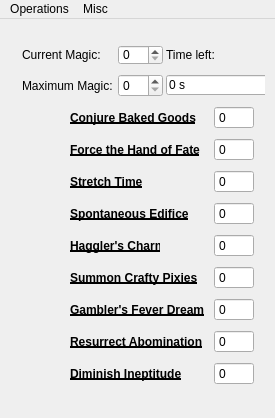
<?xml version="1.0" encoding="UTF-8"?>
<ui version="4.0">
 <class>GrimoireCalculatorClass</class>
 <widget class="QMainWindow" name="GrimoireCalculatorClass">
  <property name="geometry">
   <rect>
    <x>0</x>
    <y>0</y>
    <width>275</width>
    <height>418</height>
   </rect>
  </property>
  <property name="minimumSize">
   <size>
    <width>275</width>
    <height>418</height>
   </size>
  </property>
  <property name="maximumSize">
   <size>
    <width>275</width>
    <height>418</height>
   </size>
  </property>
  <property name="windowTitle">
   <string>GrimoireCalculator</string>
  </property>
  <widget class="QWidget" name="centralWidget">
   <widget class="QPushButton" name="pushButton_cost1">
    <property name="geometry">
     <rect>
      <x>10</x>
      <y>60</y>
      <width>37</width>
      <height>39</height>
     </rect>
    </property>
    <property name="text">
     <string/>
    </property>
    <property name="flat">
     <bool>true</bool>
    </property>
   </widget>
   <widget class="QPushButton" name="pushButton_cost2">
    <property name="geometry">
     <rect>
      <x>10</x>
      <y>96</y>
      <width>37</width>
      <height>39</height>
     </rect>
    </property>
    <property name="text">
     <string/>
    </property>
    <property name="flat">
     <bool>true</bool>
    </property>
   </widget>
   <widget class="QPushButton" name="pushButton_cost3">
    <property name="geometry">
     <rect>
      <x>10</x>
      <y>132</y>
      <width>37</width>
      <height>39</height>
     </rect>
    </property>
    <property name="text">
     <string/>
    </property>
    <property name="flat">
     <bool>true</bool>
    </property>
   </widget>
   <widget class="QPushButton" name="pushButton_cost4">
    <property name="geometry">
     <rect>
      <x>10</x>
      <y>168</y>
      <width>37</width>
      <height>39</height>
     </rect>
    </property>
    <property name="text">
     <string/>
    </property>
    <property name="flat">
     <bool>true</bool>
    </property>
   </widget>
   <widget class="QPushButton" name="pushButton_cost5">
    <property name="geometry">
     <rect>
      <x>10</x>
      <y>204</y>
      <width>37</width>
      <height>39</height>
     </rect>
    </property>
    <property name="text">
     <string/>
    </property>
    <property name="flat">
     <bool>true</bool>
    </property>
   </widget>
   <widget class="QPushButton" name="pushButton_cost6">
    <property name="geometry">
     <rect>
      <x>10</x>
      <y>240</y>
      <width>37</width>
      <height>39</height>
     </rect>
    </property>
    <property name="text">
     <string/>
    </property>
    <property name="flat">
     <bool>true</bool>
    </property>
   </widget>
   <widget class="QPushButton" name="pushButton_cost7">
    <property name="geometry">
     <rect>
      <x>10</x>
      <y>276</y>
      <width>37</width>
      <height>39</height>
     </rect>
    </property>
    <property name="text">
     <string/>
    </property>
    <property name="flat">
     <bool>true</bool>
    </property>
   </widget>
   <widget class="QPushButton" name="pushButton_cost8">
    <property name="geometry">
     <rect>
      <x>10</x>
      <y>312</y>
      <width>37</width>
      <height>39</height>
     </rect>
    </property>
    <property name="text">
     <string/>
    </property>
    <property name="flat">
     <bool>true</bool>
    </property>
   </widget>
   <widget class="QPushButton" name="pushButton_cost9">
    <property name="geometry">
     <rect>
      <x>10</x>
      <y>348</y>
      <width>37</width>
      <height>37</height>
     </rect>
    </property>
    <property name="text">
     <string/>
    </property>
    <property name="flat">
     <bool>true</bool>
    </property>
   </widget>
   <widget class="QWidget" name="layoutWidget">
    <property name="geometry">
     <rect>
      <x>11</x>
      <y>12</y>
      <width>254</width>
      <height>372</height>
     </rect>
    </property>
    <layout class="QGridLayout" name="gridLayout">
     <item row="0" column="0" colspan="2">
      <widget class="QLabel" name="label_current">
       <property name="text">
        <string>Current Magic:</string>
       </property>
      </widget>
     </item>
     <item row="0" column="2">
      <widget class="QSpinBox" name="spinBox_current">
       <property name="minimumSize">
        <size>
         <width>45</width>
         <height>0</height>
        </size>
       </property>
       <property name="maximumSize">
        <size>
         <width>45</width>
         <height>20</height>
        </size>
       </property>
       <property name="readOnly">
        <bool>false</bool>
       </property>
       <property name="buttonSymbols">
        <enum>QAbstractSpinBox::UpDownArrows</enum>
       </property>
       <property name="accelerated">
        <bool>true</bool>
       </property>
       <property name="maximum">
        <number>999</number>
       </property>
      </widget>
     </item>
     <item row="0" column="3" colspan="2">
      <widget class="QLabel" name="label_time">
       <property name="text">
        <string>Time left:</string>
       </property>
      </widget>
     </item>
     <item row="1" column="0" colspan="2">
      <widget class="QLabel" name="label_maximum">
       <property name="text">
        <string>Maximum Magic:</string>
       </property>
      </widget>
     </item>
     <item row="1" column="2">
      <widget class="QSpinBox" name="spinBox_maximum">
       <property name="minimumSize">
        <size>
         <width>45</width>
         <height>0</height>
        </size>
       </property>
       <property name="maximumSize">
        <size>
         <width>45</width>
         <height>16777215</height>
        </size>
       </property>
       <property name="accelerated">
        <bool>true</bool>
       </property>
       <property name="maximum">
        <number>999</number>
       </property>
      </widget>
     </item>
     <item row="1" column="3" colspan="2">
      <widget class="QLineEdit" name="lineEdit_time">
       <property name="minimumSize">
        <size>
         <width>111</width>
         <height>20</height>
        </size>
       </property>
       <property name="maximumSize">
        <size>
         <width>111</width>
         <height>20</height>
        </size>
       </property>
       <property name="text">
        <string>0 s</string>
       </property>
       <property name="readOnly">
        <bool>true</bool>
       </property>
      </widget>
     </item>
     <item row="2" column="0">
      <widget class="QLabel" name="label_image1">
       <property name="text">
        <string>&lt;html&gt;&lt;head/&gt;&lt;body&gt;&lt;p&gt;&lt;img src=&quot;:/GrimoireCalculator/images/Grimoireicons_01.png&quot;/&gt;&lt;/p&gt;&lt;/body&gt;&lt;/html&gt;</string>
       </property>
      </widget>
     </item>
     <item row="2" column="1" colspan="3">
      <widget class="QLabel" name="label_1">
       <property name="minimumSize">
        <size>
         <width>47</width>
         <height>0</height>
        </size>
       </property>
       <property name="font">
        <font>
         <weight>75</weight>
         <bold>true</bold>
         <underline>true</underline>
        </font>
       </property>
       <property name="text">
        <string>Conjure Baked Goods</string>
       </property>
      </widget>
     </item>
     <item row="2" column="4">
      <widget class="QSpinBox" name="spinBox_cost1">
       <property name="minimumSize">
        <size>
         <width>40</width>
         <height>0</height>
        </size>
       </property>
       <property name="maximumSize">
        <size>
         <width>40</width>
         <height>16777215</height>
        </size>
       </property>
       <property name="readOnly">
        <bool>true</bool>
       </property>
       <property name="buttonSymbols">
        <enum>QAbstractSpinBox::NoButtons</enum>
       </property>
       <property name="maximum">
        <number>999</number>
       </property>
      </widget>
     </item>
     <item row="3" column="0">
      <widget class="QLabel" name="label_image2">
       <property name="text">
        <string>&lt;html&gt;&lt;head/&gt;&lt;body&gt;&lt;p&gt;&lt;img src=&quot;:/GrimoireCalculator/images/Grimoireicons_02.png&quot;/&gt;&lt;/p&gt;&lt;/body&gt;&lt;/html&gt;</string>
       </property>
      </widget>
     </item>
     <item row="3" column="1" colspan="3">
      <widget class="QLabel" name="label_2">
       <property name="minimumSize">
        <size>
         <width>47</width>
         <height>0</height>
        </size>
       </property>
       <property name="font">
        <font>
         <weight>75</weight>
         <bold>true</bold>
         <underline>true</underline>
        </font>
       </property>
       <property name="text">
        <string>Force the Hand of Fate</string>
       </property>
      </widget>
     </item>
     <item row="3" column="4">
      <widget class="QSpinBox" name="spinBox_cost2">
       <property name="minimumSize">
        <size>
         <width>40</width>
         <height>0</height>
        </size>
       </property>
       <property name="maximumSize">
        <size>
         <width>40</width>
         <height>16777215</height>
        </size>
       </property>
       <property name="readOnly">
        <bool>true</bool>
       </property>
       <property name="buttonSymbols">
        <enum>QAbstractSpinBox::NoButtons</enum>
       </property>
       <property name="maximum">
        <number>999</number>
       </property>
      </widget>
     </item>
     <item row="4" column="0">
      <widget class="QLabel" name="label_image3">
       <property name="text">
        <string>&lt;html&gt;&lt;head/&gt;&lt;body&gt;&lt;p&gt;&lt;img src=&quot;:/GrimoireCalculator/images/Grimoireicons_03.png&quot;/&gt;&lt;/p&gt;&lt;/body&gt;&lt;/html&gt;</string>
       </property>
      </widget>
     </item>
     <item row="4" column="1" colspan="2">
      <widget class="QLabel" name="label_3">
       <property name="minimumSize">
        <size>
         <width>47</width>
         <height>0</height>
        </size>
       </property>
       <property name="font">
        <font>
         <weight>75</weight>
         <bold>true</bold>
         <underline>true</underline>
        </font>
       </property>
       <property name="text">
        <string>Stretch Time</string>
       </property>
      </widget>
     </item>
     <item row="4" column="4">
      <widget class="QSpinBox" name="spinBox_cost3">
       <property name="minimumSize">
        <size>
         <width>40</width>
         <height>0</height>
        </size>
       </property>
       <property name="maximumSize">
        <size>
         <width>40</width>
         <height>16777215</height>
        </size>
       </property>
       <property name="readOnly">
        <bool>true</bool>
       </property>
       <property name="buttonSymbols">
        <enum>QAbstractSpinBox::NoButtons</enum>
       </property>
       <property name="maximum">
        <number>999</number>
       </property>
      </widget>
     </item>
     <item row="5" column="0">
      <widget class="QLabel" name="label_image4">
       <property name="text">
        <string>&lt;html&gt;&lt;head/&gt;&lt;body&gt;&lt;p&gt;&lt;img src=&quot;:/GrimoireCalculator/images/Grimoireicons_04.png&quot;/&gt;&lt;/p&gt;&lt;/body&gt;&lt;/html&gt;</string>
       </property>
      </widget>
     </item>
     <item row="5" column="1" colspan="3">
      <widget class="QLabel" name="label_4">
       <property name="minimumSize">
        <size>
         <width>47</width>
         <height>0</height>
        </size>
       </property>
       <property name="font">
        <font>
         <weight>75</weight>
         <bold>true</bold>
         <underline>true</underline>
        </font>
       </property>
       <property name="text">
        <string>Spontaneous Edifice</string>
       </property>
      </widget>
     </item>
     <item row="5" column="4">
      <widget class="QSpinBox" name="spinBox_cost4">
       <property name="minimumSize">
        <size>
         <width>40</width>
         <height>0</height>
        </size>
       </property>
       <property name="maximumSize">
        <size>
         <width>40</width>
         <height>16777215</height>
        </size>
       </property>
       <property name="readOnly">
        <bool>true</bool>
       </property>
       <property name="buttonSymbols">
        <enum>QAbstractSpinBox::NoButtons</enum>
       </property>
       <property name="maximum">
        <number>999</number>
       </property>
      </widget>
     </item>
     <item row="6" column="0">
      <widget class="QLabel" name="label_image5">
       <property name="text">
        <string>&lt;html&gt;&lt;head/&gt;&lt;body&gt;&lt;p&gt;&lt;img src=&quot;:/GrimoireCalculator/images/Grimoireicons_05.png&quot;/&gt;&lt;/p&gt;&lt;/body&gt;&lt;/html&gt;</string>
       </property>
      </widget>
     </item>
     <item row="6" column="1" colspan="2">
      <widget class="QLabel" name="label_5">
       <property name="minimumSize">
        <size>
         <width>47</width>
         <height>0</height>
        </size>
       </property>
       <property name="font">
        <font>
         <weight>75</weight>
         <bold>true</bold>
         <underline>true</underline>
        </font>
       </property>
       <property name="text">
        <string>Haggler's Charm</string>
       </property>
      </widget>
     </item>
     <item row="6" column="4">
      <widget class="QSpinBox" name="spinBox_cost5">
       <property name="minimumSize">
        <size>
         <width>40</width>
         <height>0</height>
        </size>
       </property>
       <property name="maximumSize">
        <size>
         <width>40</width>
         <height>16777215</height>
        </size>
       </property>
       <property name="readOnly">
        <bool>true</bool>
       </property>
       <property name="buttonSymbols">
        <enum>QAbstractSpinBox::NoButtons</enum>
       </property>
       <property name="maximum">
        <number>999</number>
       </property>
      </widget>
     </item>
     <item row="7" column="0">
      <widget class="QLabel" name="label_image6">
       <property name="text">
        <string>&lt;html&gt;&lt;head/&gt;&lt;body&gt;&lt;p&gt;&lt;img src=&quot;:/GrimoireCalculator/images/Grimoireicons_06.png&quot;/&gt;&lt;/p&gt;&lt;/body&gt;&lt;/html&gt;</string>
       </property>
      </widget>
     </item>
     <item row="7" column="1" colspan="3">
      <widget class="QLabel" name="label_6">
       <property name="minimumSize">
        <size>
         <width>47</width>
         <height>0</height>
        </size>
       </property>
       <property name="font">
        <font>
         <weight>75</weight>
         <bold>true</bold>
         <underline>true</underline>
        </font>
       </property>
       <property name="text">
        <string>Summon Crafty Pixies</string>
       </property>
      </widget>
     </item>
     <item row="7" column="4">
      <widget class="QSpinBox" name="spinBox_cost6">
       <property name="minimumSize">
        <size>
         <width>40</width>
         <height>0</height>
        </size>
       </property>
       <property name="maximumSize">
        <size>
         <width>40</width>
         <height>16777215</height>
        </size>
       </property>
       <property name="readOnly">
        <bool>true</bool>
       </property>
       <property name="buttonSymbols">
        <enum>QAbstractSpinBox::NoButtons</enum>
       </property>
       <property name="maximum">
        <number>999</number>
       </property>
      </widget>
     </item>
     <item row="8" column="0">
      <widget class="QLabel" name="label_image7">
       <property name="text">
        <string>&lt;html&gt;&lt;head/&gt;&lt;body&gt;&lt;p&gt;&lt;img src=&quot;:/GrimoireCalculator/images/Grimoireicons_07.png&quot;/&gt;&lt;/p&gt;&lt;/body&gt;&lt;/html&gt;</string>
       </property>
      </widget>
     </item>
     <item row="8" column="1" colspan="3">
      <widget class="QLabel" name="label_7">
       <property name="minimumSize">
        <size>
         <width>47</width>
         <height>0</height>
        </size>
       </property>
       <property name="font">
        <font>
         <weight>75</weight>
         <bold>true</bold>
         <underline>true</underline>
        </font>
       </property>
       <property name="text">
        <string>Gambler's Fever Dream</string>
       </property>
      </widget>
     </item>
     <item row="8" column="4">
      <widget class="QSpinBox" name="spinBox_cost7">
       <property name="minimumSize">
        <size>
         <width>40</width>
         <height>0</height>
        </size>
       </property>
       <property name="maximumSize">
        <size>
         <width>40</width>
         <height>16777215</height>
        </size>
       </property>
       <property name="readOnly">
        <bool>true</bool>
       </property>
       <property name="buttonSymbols">
        <enum>QAbstractSpinBox::NoButtons</enum>
       </property>
       <property name="maximum">
        <number>999</number>
       </property>
      </widget>
     </item>
     <item row="9" column="0">
      <widget class="QLabel" name="label_image8">
       <property name="text">
        <string>&lt;html&gt;&lt;head/&gt;&lt;body&gt;&lt;p&gt;&lt;img src=&quot;:/GrimoireCalculator/images/Grimoireicons_08.png&quot;/&gt;&lt;/p&gt;&lt;/body&gt;&lt;/html&gt;</string>
       </property>
      </widget>
     </item>
     <item row="9" column="1" colspan="3">
      <widget class="QLabel" name="label_8">
       <property name="minimumSize">
        <size>
         <width>47</width>
         <height>0</height>
        </size>
       </property>
       <property name="font">
        <font>
         <weight>75</weight>
         <bold>true</bold>
         <underline>true</underline>
        </font>
       </property>
       <property name="text">
        <string>Resurrect Abomination</string>
       </property>
      </widget>
     </item>
     <item row="9" column="4">
      <widget class="QSpinBox" name="spinBox_cost8">
       <property name="minimumSize">
        <size>
         <width>40</width>
         <height>0</height>
        </size>
       </property>
       <property name="maximumSize">
        <size>
         <width>40</width>
         <height>16777215</height>
        </size>
       </property>
       <property name="readOnly">
        <bool>true</bool>
       </property>
       <property name="buttonSymbols">
        <enum>QAbstractSpinBox::NoButtons</enum>
       </property>
       <property name="maximum">
        <number>999</number>
       </property>
      </widget>
     </item>
     <item row="10" column="0">
      <widget class="QLabel" name="label_image9">
       <property name="text">
        <string>&lt;html&gt;&lt;head/&gt;&lt;body&gt;&lt;p&gt;&lt;img src=&quot;:/GrimoireCalculator/images/Grimoireicons_09.png&quot;/&gt;&lt;/p&gt;&lt;/body&gt;&lt;/html&gt;</string>
       </property>
      </widget>
     </item>
     <item row="10" column="1" colspan="3">
      <widget class="QLabel" name="label_9">
       <property name="minimumSize">
        <size>
         <width>47</width>
         <height>0</height>
        </size>
       </property>
       <property name="font">
        <font>
         <weight>75</weight>
         <bold>true</bold>
         <underline>true</underline>
        </font>
       </property>
       <property name="text">
        <string>Diminish Ineptitude</string>
       </property>
      </widget>
     </item>
     <item row="10" column="4">
      <widget class="QSpinBox" name="spinBox_cost9">
       <property name="minimumSize">
        <size>
         <width>40</width>
         <height>0</height>
        </size>
       </property>
       <property name="maximumSize">
        <size>
         <width>40</width>
         <height>16777215</height>
        </size>
       </property>
       <property name="readOnly">
        <bool>true</bool>
       </property>
       <property name="buttonSymbols">
        <enum>QAbstractSpinBox::NoButtons</enum>
       </property>
       <property name="maximum">
        <number>999</number>
       </property>
      </widget>
     </item>
    </layout>
   </widget>
   <zorder>layoutWidget</zorder>
   <zorder>pushButton_cost1</zorder>
   <zorder>pushButton_cost8</zorder>
   <zorder>pushButton_cost9</zorder>
   <zorder>pushButton_cost6</zorder>
   <zorder>pushButton_cost2</zorder>
   <zorder>pushButton_cost5</zorder>
   <zorder>pushButton_cost3</zorder>
   <zorder>pushButton_cost7</zorder>
   <zorder>pushButton_cost4</zorder>
  </widget>
  <widget class="QMenuBar" name="menuBar">
   <property name="geometry">
    <rect>
     <x>0</x>
     <y>0</y>
     <width>275</width>
     <height>21</height>
    </rect>
   </property>
   <widget class="QMenu" name="miscMenu">
    <property name="title">
     <string>Misc</string>
    </property>
    <addaction name="realTimeAction"/>
    <addaction name="helpAction"/>
    <addaction name="aboutAction"/>
   </widget>
   <widget class="QMenu" name="menuOperations">
    <property name="title">
     <string>Operations</string>
    </property>
    <addaction name="calculateAction"/>
    <addaction name="maxCurrentMagicAction"/>
   </widget>
   <addaction name="menuOperations"/>
   <addaction name="miscMenu"/>
  </widget>
  <action name="realTimeAction">
   <property name="checkable">
    <bool>true</bool>
   </property>
   <property name="text">
    <string>Real-Time</string>
   </property>
  </action>
  <action name="helpAction">
   <property name="text">
    <string>Help</string>
   </property>
  </action>
  <action name="aboutAction">
   <property name="text">
    <string>About</string>
   </property>
  </action>
  <action name="calculateAction">
   <property name="text">
    <string>Calculate</string>
   </property>
  </action>
  <action name="maxCurrentMagicAction">
   <property name="text">
    <string>Max Current Magic</string>
   </property>
  </action>
 </widget>
 <layoutdefault spacing="6" margin="11"/>
 <resources>
  <include location="GrimoireCalculator.qrc"/>
 </resources>
 <connections>
  <connection>
   <sender>pushButton_cost2</sender>
   <signal>clicked()</signal>
   <receiver>GrimoireCalculatorClass</receiver>
   <slot>spell2Pressed()</slot>
   <hints>
    <hint type="sourcelabel">
     <x>29</x>
     <y>138</y>
    </hint>
    <hint type="destinationlabel">
     <x>145</x>
     <y>221</y>
    </hint>
   </hints>
  </connection>
  <connection>
   <sender>pushButton_cost3</sender>
   <signal>clicked()</signal>
   <receiver>GrimoireCalculatorClass</receiver>
   <slot>spell3Pressed()</slot>
   <hints>
    <hint type="sourcelabel">
     <x>29</x>
     <y>174</y>
    </hint>
    <hint type="destinationlabel">
     <x>145</x>
     <y>221</y>
    </hint>
   </hints>
  </connection>
  <connection>
   <sender>pushButton_cost4</sender>
   <signal>clicked()</signal>
   <receiver>GrimoireCalculatorClass</receiver>
   <slot>spell4Pressed()</slot>
   <hints>
    <hint type="sourcelabel">
     <x>29</x>
     <y>210</y>
    </hint>
    <hint type="destinationlabel">
     <x>145</x>
     <y>221</y>
    </hint>
   </hints>
  </connection>
  <connection>
   <sender>pushButton_cost5</sender>
   <signal>clicked()</signal>
   <receiver>GrimoireCalculatorClass</receiver>
   <slot>spell5Pressed()</slot>
   <hints>
    <hint type="sourcelabel">
     <x>29</x>
     <y>245</y>
    </hint>
    <hint type="destinationlabel">
     <x>145</x>
     <y>221</y>
    </hint>
   </hints>
  </connection>
  <connection>
   <sender>pushButton_cost6</sender>
   <signal>clicked()</signal>
   <receiver>GrimoireCalculatorClass</receiver>
   <slot>spell6Pressed()</slot>
   <hints>
    <hint type="sourcelabel">
     <x>29</x>
     <y>281</y>
    </hint>
    <hint type="destinationlabel">
     <x>145</x>
     <y>221</y>
    </hint>
   </hints>
  </connection>
  <connection>
   <sender>pushButton_cost7</sender>
   <signal>clicked()</signal>
   <receiver>GrimoireCalculatorClass</receiver>
   <slot>spell7Pressed()</slot>
   <hints>
    <hint type="sourcelabel">
     <x>29</x>
     <y>318</y>
    </hint>
    <hint type="destinationlabel">
     <x>145</x>
     <y>221</y>
    </hint>
   </hints>
  </connection>
  <connection>
   <sender>pushButton_cost8</sender>
   <signal>clicked()</signal>
   <receiver>GrimoireCalculatorClass</receiver>
   <slot>spell8Pressed()</slot>
   <hints>
    <hint type="sourcelabel">
     <x>29</x>
     <y>354</y>
    </hint>
    <hint type="destinationlabel">
     <x>145</x>
     <y>221</y>
    </hint>
   </hints>
  </connection>
  <connection>
   <sender>pushButton_cost9</sender>
   <signal>clicked()</signal>
   <receiver>GrimoireCalculatorClass</receiver>
   <slot>spell9Pressed()</slot>
   <hints>
    <hint type="sourcelabel">
     <x>29</x>
     <y>390</y>
    </hint>
    <hint type="destinationlabel">
     <x>145</x>
     <y>221</y>
    </hint>
   </hints>
  </connection>
  <connection>
   <sender>pushButton_cost1</sender>
   <signal>clicked()</signal>
   <receiver>GrimoireCalculatorClass</receiver>
   <slot>spell1Pressed()</slot>
   <hints>
    <hint type="sourcelabel">
     <x>29</x>
     <y>102</y>
    </hint>
    <hint type="destinationlabel">
     <x>145</x>
     <y>221</y>
    </hint>
   </hints>
  </connection>
  <connection>
   <sender>calculateAction</sender>
   <signal>triggered()</signal>
   <receiver>GrimoireCalculatorClass</receiver>
   <slot>calculatePressed()</slot>
   <hints>
    <hint type="sourcelabel">
     <x>-1</x>
     <y>-1</y>
    </hint>
    <hint type="destinationlabel">
     <x>137</x>
     <y>208</y>
    </hint>
   </hints>
  </connection>
  <connection>
   <sender>maxCurrentMagicAction</sender>
   <signal>triggered()</signal>
   <receiver>GrimoireCalculatorClass</receiver>
   <slot>maxCurrentMagicPressed()</slot>
   <hints>
    <hint type="sourcelabel">
     <x>-1</x>
     <y>-1</y>
    </hint>
    <hint type="destinationlabel">
     <x>137</x>
     <y>208</y>
    </hint>
   </hints>
  </connection>
  <connection>
   <sender>realTimeAction</sender>
   <signal>triggered()</signal>
   <receiver>GrimoireCalculatorClass</receiver>
   <slot>realTimePressed()</slot>
   <hints>
    <hint type="sourcelabel">
     <x>-1</x>
     <y>-1</y>
    </hint>
    <hint type="destinationlabel">
     <x>137</x>
     <y>208</y>
    </hint>
   </hints>
  </connection>
  <connection>
   <sender>helpAction</sender>
   <signal>triggered()</signal>
   <receiver>GrimoireCalculatorClass</receiver>
   <slot>helpPressed()</slot>
   <hints>
    <hint type="sourcelabel">
     <x>-1</x>
     <y>-1</y>
    </hint>
    <hint type="destinationlabel">
     <x>137</x>
     <y>208</y>
    </hint>
   </hints>
  </connection>
  <connection>
   <sender>aboutAction</sender>
   <signal>triggered()</signal>
   <receiver>GrimoireCalculatorClass</receiver>
   <slot>aboutPressed()</slot>
   <hints>
    <hint type="sourcelabel">
     <x>-1</x>
     <y>-1</y>
    </hint>
    <hint type="destinationlabel">
     <x>137</x>
     <y>208</y>
    </hint>
   </hints>
  </connection>
 </connections>
 <slots>
  <slot>spell1Pressed()</slot>
  <slot>spell2Pressed()</slot>
  <slot>spell3Pressed()</slot>
  <slot>spell4Pressed()</slot>
  <slot>spell5Pressed()</slot>
  <slot>spell6Pressed()</slot>
  <slot>spell7Pressed()</slot>
  <slot>spell8Pressed()</slot>
  <slot>spell9Pressed()</slot>
  <slot>calculatePressed()</slot>
  <slot>maxCurrentMagicPressed()</slot>
  <slot>realTimePressed()</slot>
  <slot>helpPressed()</slot>
  <slot>aboutPressed()</slot>
 </slots>
</ui>
